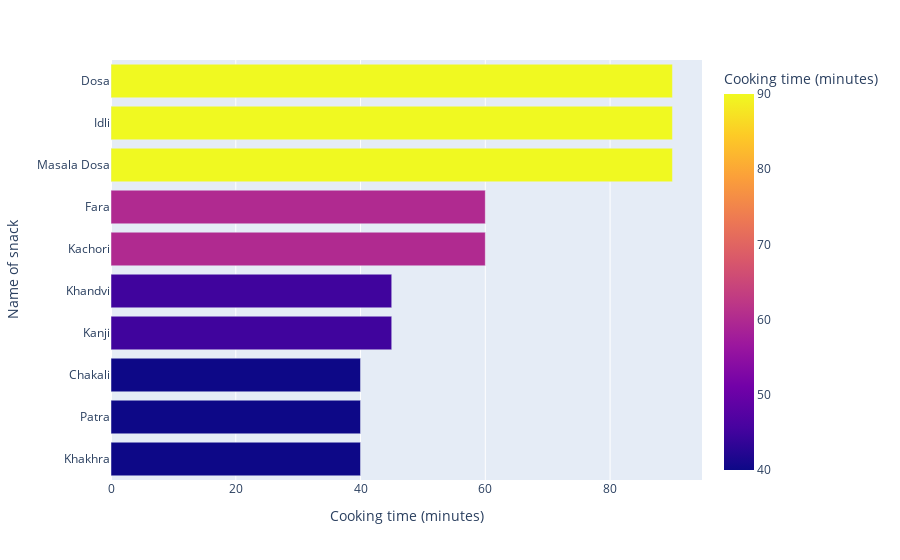

Notebook code for this chart:
### Markdown cell above
### Top 10 snacks with longest cooking time <a class="anchor" id="section_1_2_13"></a>

### Code cell
long_sort_snack_df = snack_df.sort_values(['cook_time'],ascending=True).iloc[26:36,:]

fig = px.bar(long_sort_snack_df,y='name',x='cook_time',
             orientation='h',color='cook_time',
            labels={'name':'Name of snack','cook_time':'Cooking time (minutes)'})
fig.show()

### Figure 1 — Plotly figure (JSON) as saved in the notebook; plotly's stock layout.template omitted (floating-point values rounded to 4 significant figures)
{"data": [{"alignmentgroup": "True", "hovertemplate": "Cooking time (minutes)=%{marker.color}<br>Name of snack=%{y}<extra></extra>", "legendgroup": "", "marker": {"color": [40, 40, 40, 45, 45, 60, 60, 90, 90, 90], "coloraxis": "coloraxis"}, "name": "", "offsetgroup": "", "orientation": "h", "showlegend": false, "textposition": "auto", "type": "bar", "x": [40, 40, 40, 45, 45, 60, 60, 90, 90, 90], "xaxis": "x", "y": ["Khakhra", "Patra", "Chakali", "Kanji", "Khandvi", "Kachori", "Fara", "Masala Dosa", "Idli", "Dosa"], "yaxis": "y"}], "layout": {"barmode": "relative", "coloraxis": {"colorbar": {"title": {"text": "Cooking time (minutes)"}}, "colorscale": [[0, "#0d0887"], [0.1111, "#46039f"], [0.2222, "#7201a8"], [0.3333, "#9c179e"], [0.4444, "#bd3786"], [0.5556, "#d8576b"], [0.6667, "#ed7953"], [0.7778, "#fb9f3a"], [0.8889, "#fdca26"], [1, "#f0f921"]]}, "legend": {"tracegroupgap": 0}, "margin": {"t": 60}, "xaxis": {"anchor": "y", "domain": [0, 1], "title": {"text": "Cooking time (minutes)"}}, "yaxis": {"anchor": "x", "domain": [0, 1], "title": {"text": "Name of snack"}}}}
